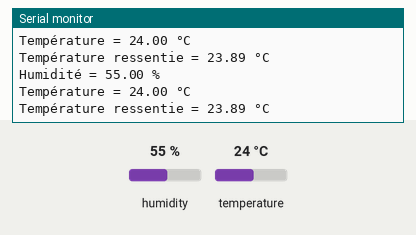
Recording of a sketch running on a simulated ESP8266 (NodeMCU). Shown: the last lines printed to the serial monitor. The test bench sets the inputs (shaded band); at power-on: humidity 55 %, temperature 24 °C. WiFi joins after 1.5 s; servers stay silent unless stated; no MQTT or app messages arrive unless stated.

Above: at 3.2 s.
3.3 s: humidity set to 22 %
At 3.33 s:
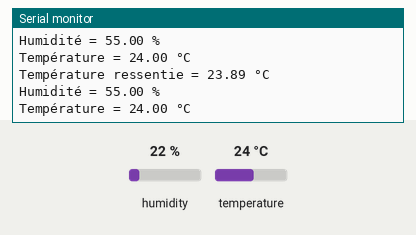
9.3 s: temperature set to 12 °C
At 9.35 s:
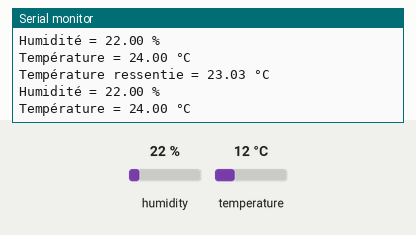
15.3 s: humidity set to 40 %
At 17.59 s:
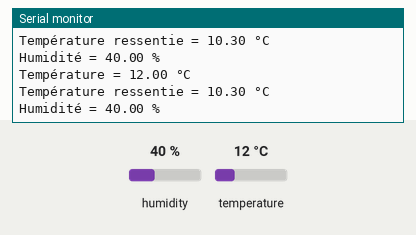
21.3 s: humidity set to 22 %
At 21.31 s:
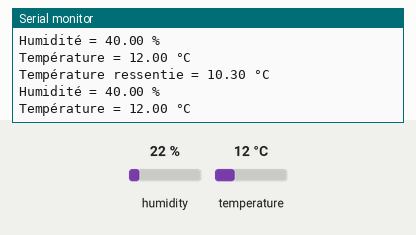
27.3 s: temperature set to 19 °C
At 28.49 s:
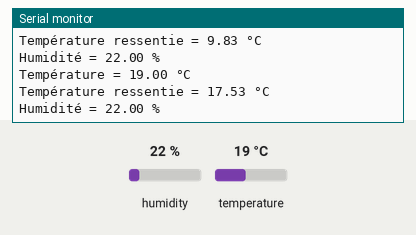
Timing chart, 0 to 30.3 s (numbered marks = the images above; inputs shaded):
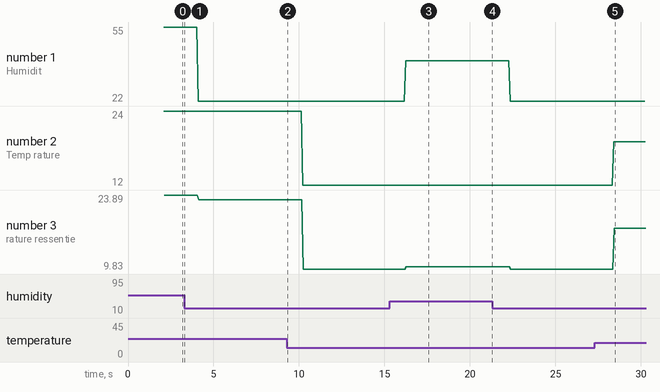

Measured:
- after the input at 15.3 s, the serial monitor: prints a new line after 0.95 s (image 3)
- after the input at 27.3 s, the serial monitor: prints a new line after 1.1 s (image 5)
- plotted number 1: 22 → 40 after the input at 15.3 s, 40 → 22 after the input at 21.3 s
- plotted number 2: 24 → 12 after the input at 9.3 s, 12 → 19 after the input at 27.3 s
- plotted number 3: 23.89 → 23.03 after the input at 3.3 s, 23.03 → 9.83 after the input at 9.3 s, 9.83 → 10.3 after the input at 15.3 s, 10.3 → 9.83 after the input at 21.3 s, 9.83 → 17.53 after the input at 27.3 s

The sketch:

code_arduino_temperature.ino
```cpp
#include <DHT.h>
#include <ArduinoJson.h>
#include <PubSubClient.h>
#include <ESP8266WiFi.h>
#define brocheDeBranchementDHT 4    // La ligne de communication du DHT22 sera donc branchée sur la pin GPIO4 de l'Arduino
#define typeDeDHT DHT22             // Ici, le type de DHT utilisé est un DHT22

// Instanciation de la librairie DHT
DHT dht(brocheDeBranchementDHT, typeDeDHT);

const char* ssid = "Invite-ESIEA";
const char* password = "hQV86deaazEZQPu9a";
const char* mqttServer = "10.8.128.250";
const int mqttPort = 1883;
const char* topic = "ESIEA/grpEJMM";

WiFiClient wifiClient;
PubSubClient client(wifiClient);

void setup () {

  Serial.begin(9600);

  connectToWiFi();
  client.setServer(mqttServer, mqttPort);

  Serial.println("Programme de test du DHT22");
  Serial.println("==========================");
  Serial.println();

  // Initialisation du DHT22;
  dht.begin();
}

// =================
// Boucle principale
// =================
void loop () {
  if (!client.connected()) {
    reconnect();
  }
  client.loop();

  // Lecture des données
  float tauxHumidite = dht.readHumidity();              // Lecture du taux d'humidité (en %)
  float temperatureEnCelsius = dht.readTemperature();   // Lecture de la température, exprimée en degrés Celsius

  // Vérification si données bien reçues
  if (isnan(tauxHumidite) || isnan(temperatureEnCelsius)) {
    Serial.println("Aucune valeur retournée par le DHT22. Est-il bien branché ?");
    delay(2000);
    return;         // Si aucune valeur n'a été reçue par l'Arduino, on attend 2 secondes, puis on redémarre la fonction loop()
  }


  // Calcul de la température ressentie
  float temperatureRessentieEnCelsius = dht.computeHeatIndex(temperatureEnCelsius, tauxHumidite, false); // Le "false" est là pour dire qu'on travaille en °C, et non en °F

  // Affichage des valeurs
  Serial.print("Humidité = "); Serial.print(tauxHumidite); Serial.println(" %");
  Serial.print("Température = "); Serial.print(temperatureEnCelsius); Serial.println(" °C");
  Serial.print("Température ressentie = "); Serial.print(temperatureRessentieEnCelsius); Serial.println(" °C");
  Serial.println();

  DynamicJsonDocument jsonTemp(1024);
  DynamicJsonDocument jsonHum(1024);
  jsonTemp["temperature"] = temperatureEnCelsius;
  jsonHum["humidity"] = tauxHumidite;
  String jsonStringTemp;
  String jsonStringHum;
  serializeJson(jsonTemp, jsonStringTemp);
  serializeJson(jsonHum, jsonStringHum);
  client.publish("ejmm/temperature", jsonStringTemp.c_str());
  client.publish("ejmm/humidity", jsonStringHum.c_str());


  // Temporisation de 2 secondes
}

void connectToWiFi() {
  WiFi.begin(ssid, password);
  while (WiFi.status() != WL_CONNECTED) {
    delay(1000);
    Serial.println("Connecting to WiFi...");
  }
  Serial.println("Connected to WiFi");
}

void reconnect() {
  while (!client.connected()) {
    if (client.connect(mqttServer)) {
      Serial.println("Connected to MQTT broker");
    } else {
      Serial.print("Failed to connect to MQTT broker, rc=");
      Serial.print(client.state());
      Serial.println(" try again in 5 seconds");
      delay(5000);
    }
  }
}
```
